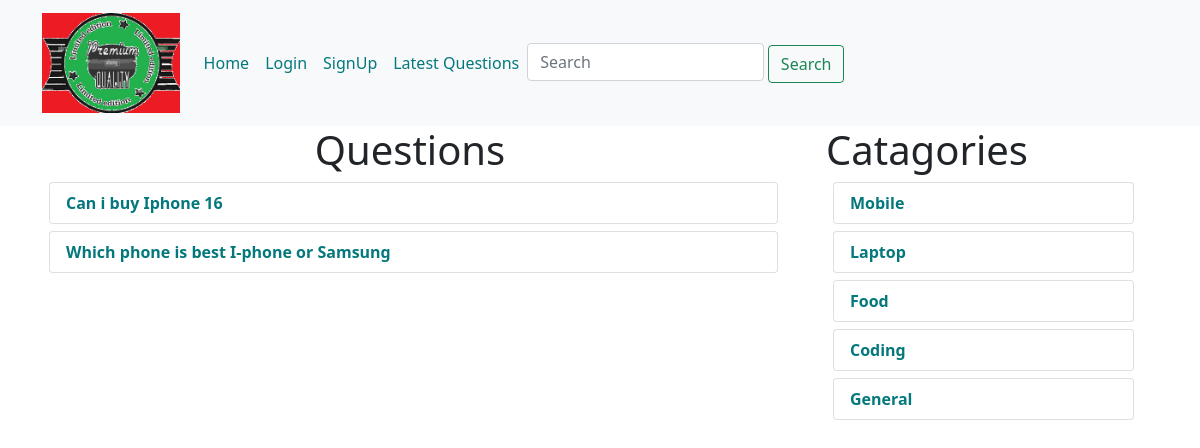
The page /?c-id=1 on the database its author committed.
### tables this page shows
CREATE TABLE `questions` (
  `id` int(11) NOT NULL,
  `title` varchar(100) NOT NULL,
  `description` varchar(250) NOT NULL,
  `category_id` int(20) NOT NULL,
  `user_id` int(20) NOT NULL
);

CREATE TABLE `category` (
  `id` int(11) NOT NULL,
  `model` varchar(50) DEFAULT NULL
);

### client/catagories.php (the view)
<div class="container">
<h1 class="heading">Catagories </h1>
 <?php
 include('./common/db.php');
 $query = "SELECT * FROM category";
 $GET_category= $con->query($query);
  foreach($GET_category as $res){
 ?>
 <ul class="list-group" >
 <?php  $id= $res['id'];?>
   <li class="list-group-item"><b><a href='?c-id=<?= $id?>'><?php echo ucfirst($res['model']); ?></a></b></li>
 </ul>
  <?php }
 ?>
</div>

### client/questions.php (shortened to what this page needs)
<div class="container">
    <div class="row ">
        <div class="col-8 ">
            <h1 class="" style="text-align: center;">Questions</h1>
            <?php
            include('./common/db.php');
            if (isset($_GET['c-id'])) {
                $query = "SELECT * FROM questions  where category_id=$cid";
            } elseif (isset($_GET['u-id'])) {
                $query = "SELECT * FROM questions  where user_id=$uid";
            } elseif (isset($_GET['latest'])) {
                $query = "SELECT * FROM questions  order by id desc";
            } elseif (isset($_GET['search'])) {
                $query = "SELECT * FROM questions  where `title` like'%$search%'";
            } else {
                $query = "SELECT * FROM questions";
            }
            $GET_DATA = $con->query($query);
            foreach ($GET_DATA as $res) {
            ?>
                <ul class="list-group">
                    <?php $id = $res['id']; ?>
                    <li class="list-group-item "><b><a href='?q-id=<?= $id ?>'><?php echo $res['title'];
                    ?> </a></b></li>
                </ul>
            <?php } ?>
        </div>
        <div class="col-4">
            <?php include('catagories.php') ?>
        </div>
    </div>
</div>

### public/style.css (style rules this page uses)
a { color: rgb(4, 120, 124) !important; }
.list-group { display: flex ; flex-direction: column; padding: 0px 0px 7px 7px!important; margin-bottom: 0; border-radius: .25rem; }
.list-group-item a,.que { text-decoration: none; color: rgb(21, 105, 138); }

### rows shown on the page
questions: title "Can i buy Iphone 16"
questions: title "Which phone is best I-phone or Samsung"
category: model "Mobile"
category: model "Laptop"
category: model "Food"
category: model "Coding"
category: model "General"
